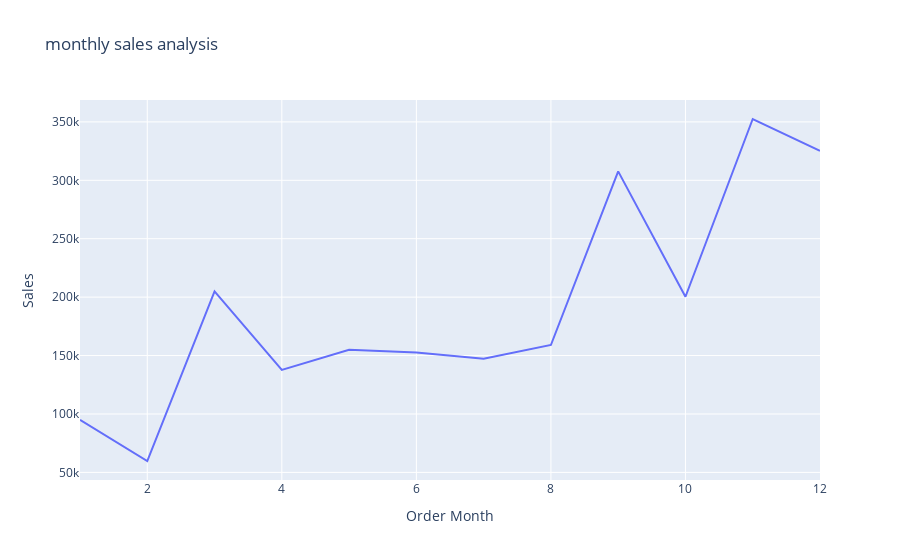

The cell this chart's notebook holds for it:
### Code cell
fig=px.line(sales_by_month,
            x='Order Month',
            y='Sales',
            title='monthly sales analysis')
fig.show()

### Figure 1 — Plotly figure (JSON) as saved in the notebook; plotly's stock layout.template omitted (floating-point values rounded to 4 significant figures)
{"data": [{"hovertemplate": "Order Month=%{x}<br>Sales=%{y}<extra></extra>", "legendgroup": "", "line": {"color": "#636efa", "dash": "solid"}, "marker": {"symbol": "circle"}, "mode": "lines", "name": "", "orientation": "v", "showlegend": false, "type": "scatter", "x": [1, 2, 3, 4, 5, 6, 7, 8, 9, 10, 11, 12], "xaxis": "x", "y": [94920.0, 59750.0, 205000.0, 137800.0, 155000.0, 152700.0, 147200.0, 159000.0, 307600.0, 200300.0, 352500.0, 325300.0], "yaxis": "y"}], "layout": {"legend": {"tracegroupgap": 0}, "title": {"text": "monthly sales analysis"}, "xaxis": {"anchor": "y", "domain": [0, 1], "title": {"text": "Order Month"}}, "yaxis": {"anchor": "x", "domain": [0, 1], "title": {"text": "Sales"}}}}
